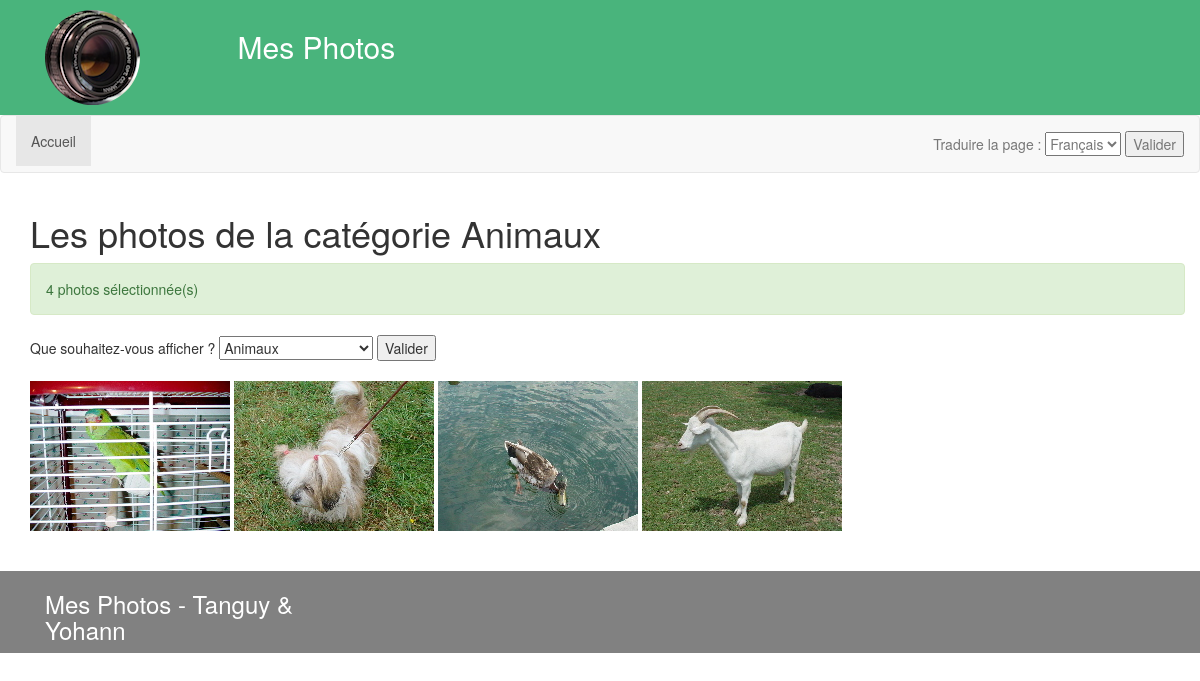
The app's page /index.php?categorie=1 with its own data.
### tables this page shows
CREATE TABLE IF NOT EXISTS `Categorie` (
  `catId` int(11) NOT NULL,
  `nomCat` varchar(250) NOT NULL
);

CREATE TABLE IF NOT EXISTS `Photo` (
  `photoId` int(11) NOT NULL,
  `nomFich` varchar(250) NOT NULL,
  `description` varchar(250) NOT NULL,
  `catId` int(11) NOT NULL
);

### controllers/c_accueil.php (called while the page is built, shortened)
<?php
    require_once(PATH_MODELS.'CategorieDAO.php');
    require_once(PATH_MODELS.'PhotoDAO.php');
    $cat = new CategorieDAO(null);
    $pho = new PhotoDAO(null);
    $tabCat = $cat->getAllCat();
    if(isset($_GET['categorie']) && $_GET['categorie'] != TOUTES_CATEGORIES)
    {
        $intCat = (Int)htmlspecialchars($_GET['categorie']);
        $tabPhoto = $pho->getPhotoFromCat($intCat);
    } else {
        $tabPhoto = $pho->getAllPhoto();
    }
    require(PATH_VIEWS.'accueil.php');

### index.php (called while the page is built, shortened)
<?php
if(isset($_GET['page']))
{
  $page = htmlspecialchars($_GET['page']);
  if(!is_file(PATH_CONTROLLERS.$_GET['page'].".php"))
  {
    $page = '404';
  }
}
else
	$page='accueil';
require_once(PATH_CONTROLLERS.$page.'.php');
?>

### models/CategorieDAO.php (called while the page is built, shortened)
<?php
require_once(PATH_MODELS."DAO.php");
require_once(PATH_ENTITY . "Categorie.php");
class CategorieDAO extends DAO
{
    private function _tableauCat($res)
    {
      foreach($res as $cat)
      {
          $tabCat[]=new Categorie($cat['catId'],$cat['nomCat']);
      }
      return $tabCat;
    }
  public function getAllCat()
  {
    $sql="select * from Categorie";
    $res=$this->queryAll($sql);
    return self::_tableauCat($res);
  }
  public function getNameFromCatId($_catId)
  {
    $sql="select nomCat from Categorie where catId = :catId";
    $res=$this->queryRow($sql,array('catId'=>$_catId));
    return $res[0];
  }
}

### models/Connexion.php (called while the page is built, shortened)
<?php
class Connexion
{
  private $_bdd = null;
  private static $_instance = null;
  private function __construct ()
  {
	$this->_bdd = new PDO('mysql:host='.BD_HOST.'; dbname='.BD_DBNAME.'; charset=utf8', BD_USER, BD_PWD);
	$this->_bdd->setAttribute(PDO::ATTR_ERRMODE, PDO::ERRMODE_EXCEPTION);
  }
  public static function getInstance()
  {
    if(is_null(self::$_instance))
      self::$_instance = new Connexion();
    return self::$_instance;
  }
  public function getBdd()
  {
    return $this->_bdd;
  }
}

### models/DAO.php (called while the page is built, shortened)
<?php
require_once(PATH_MODELS.'Connexion.php');
abstract class DAO
{
  private $_debug;
  public function __construct($debug)
  {
    $this->_debug = $debug;
  }
 private function _requete($sql, $args = null)
  {
    if ($args == null)
    {
	$pdos = Connexion::getInstance()->getBdd()->query($sql);
    }
    else
    {
	$pdos = Connexion::getInstance()->getBdd()->prepare($sql);
	$pdos->execute($args);
    }
    return $pdos;
  }
  public function queryRow($sql, $args = null)
  {
	try
	{
		$pdos = $this->_requete($sql, $args);
		$res = $pdos->fetch();
	}
	catch(PDOException $e)
	{
	  if($this->_debug)
            die($e->getMessage());
          $this->_erreur = 'query';
	  $res = false;
	}
    return $res;
  }
  public function queryAll($sql, $args = null)
  {
 	try
	{
		$pdos = $this->_requete($sql, $args);
		$res = $pdos->fetchAll();
	}
	catch(PDOException $e)
	{
	  if($this->_debug)
            die($e->getMessage());
          $this->_erreur = 'query';
	  $res = false;
	}
    return $res;
  }
}

### models/PhotoDAO.php (called while the page is built, shortened)
<?php
require_once(PATH_MODELS."DAO.php");
require_once(PATH_ENTITY . "Photo.php");
class PhotoDAO extends DAO
{
  public function getPhotoFromCat($_catId)
  {
    $sql="select * from Photo where catId=:catId";
    $res=$this->queryAll($sql,array('catId'=>$_catId));
    return self::tableauPhoto($res);
  }
  private function tableauPhoto($res)
  {
    foreach($res as $photo)
    {
        $tabPhoto[]=new Photo($photo['photoId'],$photo['nomFich'],$photo['description'],$photo['catId']);
    }
    return $tabPhoto;
  }
}

### entities/Categorie.php (called while the page is built, shortened)
<?php
class Categorie
{
  private $_catId = null;
  private $_nomCat = null;
  public function __construct ($_catId, $_nomCat)
  {
    $this->_catId = $_catId;
    $this->_nomCat = $_nomCat;
  }
  public function getCatId()
  {
    return $this->_catId;
  }
  public function getNomCat()
  {
    return $this->_nomCat;
  }
}

### entities/Photo.php (called while the page is built, shortened)
<?php
class Photo
{
  private $_photoId = null;
  private $_nomFich = null;
  private $_description = null;
  public function __construct ($_photoId, $_nomFich, $_description, $_catId)
  {
    $this->_photoId = $_photoId;
    $this->_nomFich = $_nomFich;
    $this->_description = $_description;
  }
  public function getPhotoId()
  {
    return $this->_photoId;
  }
  public function getNomFich()
  {
    return $this->_nomFich;
  }
  public function getDescription()
  {
    return $this->_description;
  }
}

### views/v_accueil.php (the view, shortened to what this page needs)
<?php require_once(PATH_VIEWS.'header.php');?>
<?php
    if(isset($_GET['categorie']) && $_GET['categorie'] != "Toutes les catégories")
    {
        echo '<h1>' .  TITRE_PAGE_CATEGORIE . $cat->getNameFromCatId($_GET['categorie']). '</h1>';
    }
    else {
        echo '<h1>' . TITRE_PAGE_ACCUEIL_TOUS . '</h1>';
    }
?>
<?php
    if(!isset($alert['messageAlert'])) {
        echo "<div class='alert alert-success' role='alert'>" . count($tabPhoto) . " " . PHOTO_SELECTIONNEES . "</div>";
?>
<div>
    <FORM action='' method='get'>
    <?= PHOTO_AFFICHAGE ?>
    <SELECT name='categorie' size='1'>
<?php
    foreach($tabCat as $cate)
    {
        ?>
        <OPTION VALUE ="<?=$cate->getCatId()?>" <?=(isset($intCat) && $intCat == $cate->getCatId()) ? 'selected' : '' ?>> <?=$cate->getNomCat()?> </OPTION>
        <?php
    }
?>
</SELECT>
    <INPUT TYPE='submit' VALUE="<?= VALIDER ?>" />
    </FORM>
</div>
<?php
    foreach($tabPhoto as $img)
    {
        ?>
       <a href='index.php?page=photo&id=<?=$img->getPhotoId()?> ' title=" <?= $img->getDescription() ?>">
       <img src='<?= PATH_IMAGES.$img->getNomFich() ?>' alt="<?= $img->getDescription()?>"/>
       </a>
    <?php
    }
}
?>
<?php require_once(PATH_VIEWS.'footer.php');

### views/v_header.php (shortened to what this page needs)
<!DOCTYPE html>
<html>
	<head>
		<link href="<?= PATH_CSS ?>bootstrap.css" rel="stylesheet">
		<link href="<?= PATH_CSS ?>css.css" rel="stylesheet">
	</head>
	<body>
		<header class="header" >
			<section class="container" >
				<div class = "row">
					<div class = "col-md-2 col-sm-2 col-xs-12">
						<img src="<?= PATH_LOGO ?>" alt="<?= LOGO ?>" class="img-circle">
					</div>
					<div class="col-md-10 col-sm-10 col-xs-12">
						<h2><?= TITRE ?> </h2>
					</div>
				</div>
			</section>
		</header>
		<?php include(PATH_VIEWS.'menu.php'); ?>
			<section class="container">
				<div class = "row">

### views/v_menu.php (shortened to what this page needs)
<nav class="navbar navbar-default">
  <div class="container-fluid">
    <ul class="nav navbar-nav">
				<li <?=($page=='accueil') ? 'class="active"':'' ?>>
					<a href="index.php">
						<?= MENU_ACCUEIL ?>
					</a>
				</li>
    </ul>
		<ul class="nav navbar-nav navbar-right">
			<li>
				<a>
				<FORM method='get'>
					<?= CHOIX_LANGUE ?>
						<SELECT name='langue' size='1'>
							<OPTION VALUE ="FR-fr" <?= ($_SESSION['langue'] == "FR-fr") ? ' selected' : ''?>><?=FRANCAIS?></OPTION>
						</SELECT>
					<INPUT TYPE='submit' VALUE="<?= VALIDER ?>" />
				</FORM>
				</a>
			</li>
		</ul>
  </div>
</nav>

### views/v_footer.php (shortened to what this page needs)
				</div>
			</section>
		<div class="footer">
			<div class="container" >
				<div class = "row">
					<div class = "col-md-3 col-sm-6 col-xs-12">
						<h3><?= TITRE.' - '.AUTEUR?></h3>
					</div>
				</div>
			</div>
		</div>
	</body>
</html>

### assets/css/css.css (style rules this page uses)
.footer { bottom: auto; background-color: #818181; color: #fff; width: 100%; height:auto; margin-top: 40px; }
.header { background-color: #49B47C; color: #fff; width: 100%; padding:10px 0px; }
.active, .dot:hover { background-color: #717171; }
a, a:hover { color: #49B47C; }

### records on screen
categorie: nomCat "Animaux"
photo: nomFich (picture)
photo: nomFich (picture)
photo: nomFich (picture)
photo: nomFich (picture)

### other values on screen
TITRE "Mes Photos"
MENU_ACCUEIL "Accueil"
CHOIX_LANGUE "Traduire la page :"
TITRE_PAGE_CATEGORIE "Les photos de la catégorie"
count($tabPhoto) "4"
PHOTO_SELECTIONNEES "photos sélectionnée(s)"
PHOTO_AFFICHAGE "Que souhaitez-vous afficher ?"
AUTEUR "Tanguy & Yohann"
form field langue "Français"
form field categorie "Animaux"
